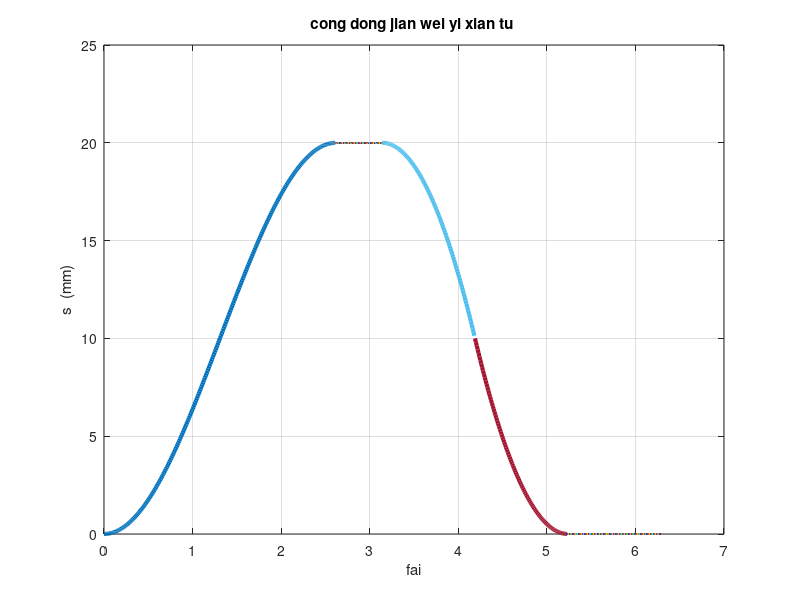

This chart was generated by the following MATLAB code:
fai=0:0.01:5*pi/6;
s=10*(1-cos(6*fai/5));
plot(fai,s,'LineWidth',3.0);
hold on;
fai=5*pi/6:0.01:pi;
s=20;
plot(fai,s,'LineWidth',3.0);
fai=pi:0.01:4*pi/3;
s=20-90*(fai-pi).^2./pi^2;
plot(fai,s,'LineWidth',3.0);
fai=4*pi/3:0.01:5*pi/3;
s=90*(5*pi/3-fai).^2./pi^2;
plot(fai,s,'LineWidth',3.0);
fai=5*pi/3:0.01:2*pi;
s=0;
plot(fai,s,'LineWidth',3.0);
hold off;
title('cong dong jian wei yi xian tu ');
xlabel('fai');
ylabel('s  (mm)');
axis([0 7 0 25]);
grid on;